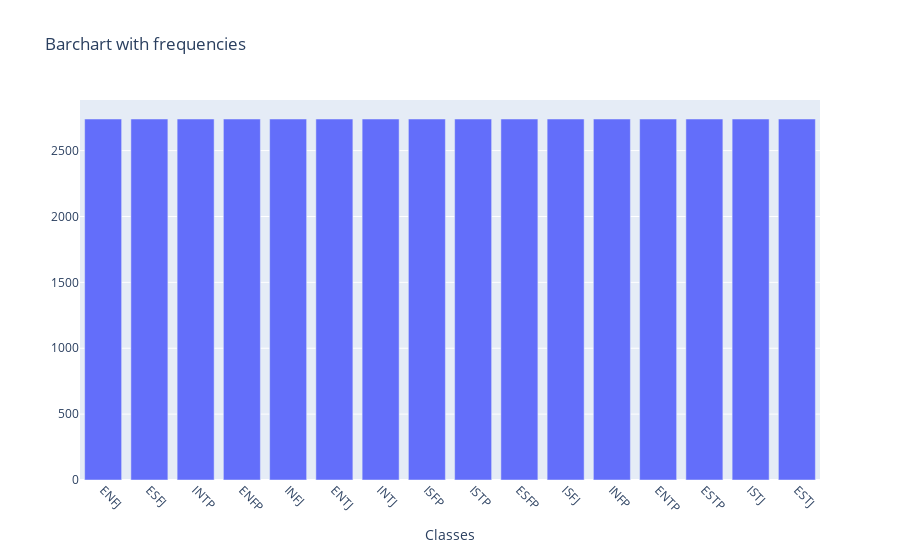

Here is the notebook cell this chart was saved with:
### Markdown cell above
## Remove data for class balancing
The undersampling method can be used for example reduction, because the dataset is huge and the majority classes' data can be removed after shuffling, resulting in 2740 examples for each class, as seen below

### Code cell
# there are many samples, so all classes can have the frequency of the class with the lowest frequency
min_class_freq = min(freqs)

# shuffle data
data = data.sample(frac=1).reset_index(drop=True)

for v in data['class'].unique():
    delindex = data[data['class'] == v].index[min_class_freq:]
    data.drop(delindex, inplace=True)

new_freqs = data['class'].value_counts().tolist()
new_data_classes = data['class'].value_counts().index.tolist()

plot_data(new_data_classes, new_freqs)

### Figure 1 — Plotly figure (JSON) as saved in the notebook; plotly's stock layout.template omitted (floating-point values rounded to 4 significant figures)
{"data": [{"type": "bar", "x": ["ENFJ", "ESFJ", "INTP", "ENFP", "INFJ", "ENTJ", "INTJ", "ISFP", "ISTP", "ESFP", "ISFJ", "INFP", "ENTP", "ESTP", "ISTJ", "ESTJ"], "y": [2740, 2740, 2740, 2740, 2740, 2740, 2740, 2740, 2740, 2740, 2740, 2740, 2740, 2740, 2740, 2740]}], "layout": {"title": {"text": "Barchart with frequencies"}, "xaxis": {"tickangle": 45, "title": {"text": "Classes"}}}}
